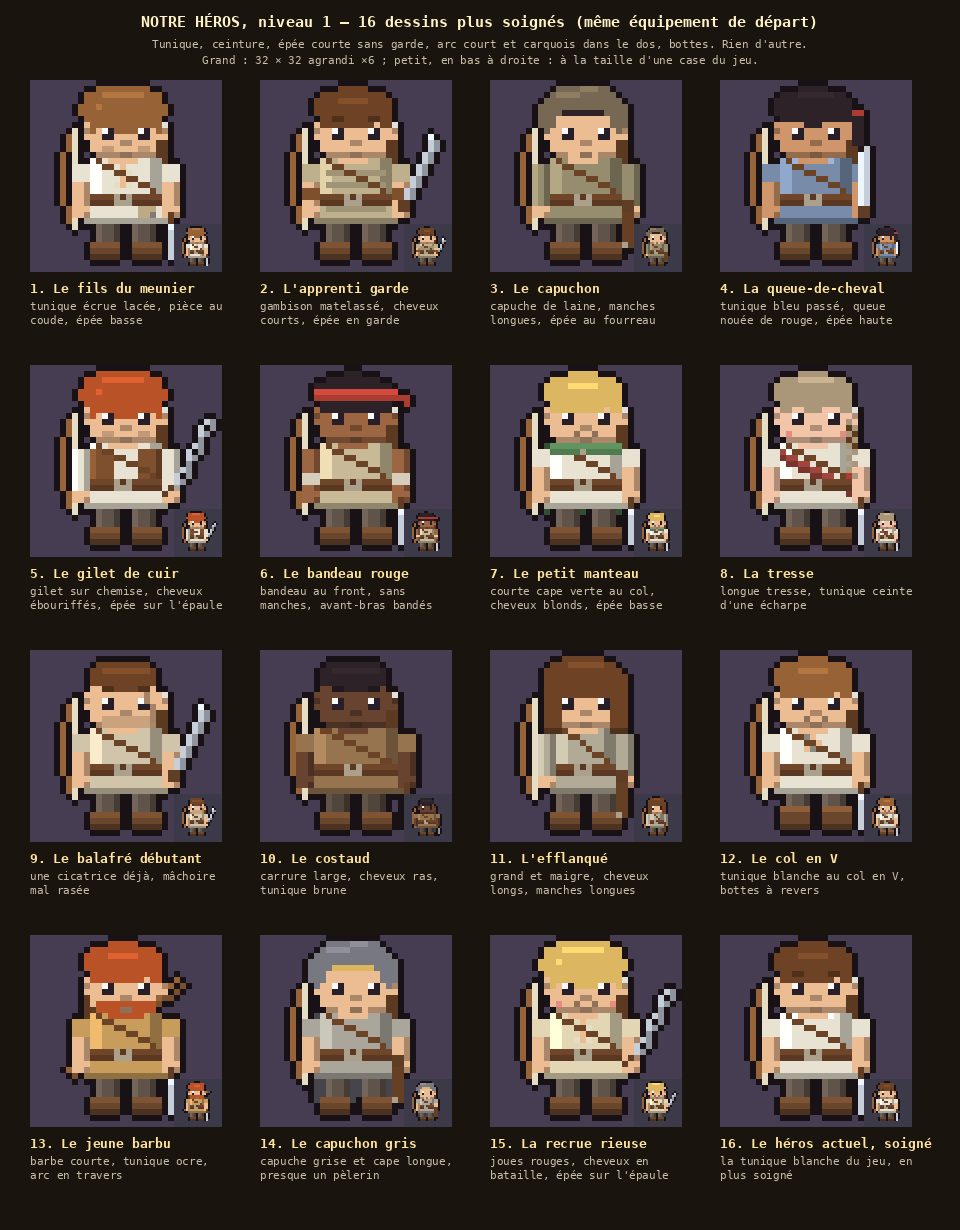

This chart was generated by the following Python code:
"""Planche « héros v9 » (Thomas, 2026-11-14 : « je te demande un design plus soigné de NOTRE héros ; il reste avec peu de
loot, et niveau 1 »). PROPOSITION. Remplace les v7 (variations fades) et v8 (hors sujet : seize autres personnages).

Seize façons de dessiner LE MÊME héros : l'Humain Guerrier du début de partie, niveau 1, avec son équipement de départ
et rien d'autre : tunique, ceinture, épée courte sobre (sans garde), arc court et carquois dans le dos, bottes. Chaque
proposition est un parti pris de dessin (coupe de la tunique, coiffure, carrure, pose, matières, couleurs sourdes),
dessinée plus finement : trois tons par matière, mains, visage, coutures, reflets.
Dessin à 32 × 32 (vue de face légèrement plongeante, grosse tête, contour sombre), puis à la taille du jeu.
  python3 art/heros_v9.py → art/heros_v9.png
"""
import os
import sys

import numpy as np

sys.path.insert(0, os.path.dirname(os.path.abspath(__file__)))
from PIL import Image, ImageDraw  # noqa: E402

from pix import font, outline_mask, up  # noqa: E402

S = 32
OUT = (24, 17, 22)


def k(c, f):
    return tuple(max(0, min(255, round(v * f))) for v in c[:3])


def ramp(c):
    """Trois tons d'une matière : ombre, base, lumière."""
    return k(c, 0.72), tuple(c), k(c, 1.2)


class Canvas:
    def __init__(self):
        self.a = np.zeros((S, S, 4), np.uint8)
        self.after = []  # pixels posés par-dessus le contour (rares)

    def px(self, x, y, c):
        if 0 <= x < S and 0 <= y < S and c is not None:
            self.a[y, x] = tuple(c[:3]) + (255,)

    def rect(self, x, y, w, h, c):
        for yy in range(y, y + h):
            for xx in range(x, x + w):
                self.px(xx, yy, c)

    def line(self, x0, y0, x1, y1, c):
        n = max(abs(x1 - x0), abs(y1 - y0), 1)
        for i in range(n + 1):
            self.px(round(x0 + (x1 - x0) * i / n), round(y0 + (y1 - y0) * i / n), c)

    def ell(self, cx, cy, rx, ry, c):
        for yy in range(int(cy - ry) - 1, int(cy + ry) + 2):
            for xx in range(int(cx - rx) - 1, int(cx + rx) + 2):
                if ((xx + 0.5 - cx) / rx) ** 2 + ((yy + 0.5 - cy) / ry) ** 2 <= 1.0:
                    self.px(xx, yy, c)

    def body_rect(self, x, y, w, h, c, light_left=True):
        """Un volume : base, lumière sur le bord gauche et le haut, ombre à droite et en bas."""
        sh, base, li = ramp(c)
        self.rect(x, y, w, h, base)
        self.rect(x, y, 1, h, li)
        self.rect(x, y, w, 1, li)
        self.rect(x + w - 1, y, 1, h, sh)
        self.rect(x, y + h - 1, w, 1, sh)

    def outline(self):
        m = self.a[..., 3] > 0
        self.a[outline_mask(m)] = OUT + (255,)
        for x, y, c in self.after:
            self.px(x, y, c)

    def img(self):
        return Image.fromarray(self.a, "RGBA")


SKINS = {"clair": (236, 188, 146), "rosé": (242, 196, 168), "hâlé": (206, 150, 106), "brun": (156, 102, 66), "ébène": (104, 68, 48)}
HAIR = {"brun": (110, 66, 36), "châtain": (150, 98, 54), "noir": (44, 34, 40), "roux": (186, 82, 40), "blond": (220, 182, 96), "cendré": (170, 150, 120)}
BLADE = (198, 206, 218)
WOOD = (150, 100, 56)
LEATHER = (126, 80, 46)
STRING = (230, 222, 196)
FLETCH = (226, 226, 220)


def draw_back_gear(c, cfg):
    """Ce qui est derrière le corps : l'arc (courbe), le carquois et ses flèches."""
    side = cfg.get("quiver", "right")
    if side == "right":
        qx = 20
        c.rect(qx, 9, 3, 8, ramp(LEATHER)[0])
        c.rect(qx, 9, 3, 1, ramp(LEATHER)[2])
        for i, fx in enumerate((qx, qx + 1, qx + 2)):
            c.px(fx, 7 + (i % 2), FLETCH)
            c.px(fx, 8, (190, 70, 60) if i == 1 else FLETCH)
    else:
        qx = 9
        c.rect(qx, 9, 3, 8, ramp(LEATHER)[0])
        for i, fx in enumerate((qx, qx + 1, qx + 2)):
            c.px(fx, 7 + (i % 2), FLETCH)
    bow = cfg.get("bow", "left")
    if bow == "left":
        for y in range(8, 25):
            off = round(2.2 * (1 - ((y - 16) / 8.5) ** 2))
            c.px(7 - off, y, WOOD)
        c.line(7, 8, 7, 24, STRING)
    elif bow == "across":
        c.line(6, 22, 24, 7, WOOD)
        c.line(7, 23, 25, 8, k(WOOD, 0.8))


def draw_legs(c, cfg):
    pants = cfg["pants"]
    boots = cfg["boots"]
    sh, base, li = ramp(pants)
    top = cfg.get("hem", 23)
    stance = cfg.get("stance", 1)
    for lx in (12 - stance, 17 + stance - 1):
        c.rect(lx, top, 4, 30 - top, base)
        c.rect(lx, top, 1, 30 - top, li)
        c.rect(lx + 3, top, 1, 30 - top, sh)
    bsh, bbase, bli = ramp(boots)
    bh = cfg.get("boot_h", 3)
    for lx in (12 - stance, 17 + stance - 1):
        c.rect(lx - (1 if lx < 15 else 0), 30 - bh, 5, bh, bbase)
        c.rect(lx - (1 if lx < 15 else 0), 30 - bh, 5, 1, bli)
        c.rect(lx - (1 if lx < 15 else 0), 29, 5, 1, bsh)
        if cfg.get("cuffs"):
            c.rect(lx - (1 if lx < 15 else 0), 30 - bh, 5, 1, k(boots, 1.35))


def draw_torso(c, cfg):
    t = cfg["tunic"]
    sh, base, li = ramp(t)
    cut = cfg.get("cut", "classic")
    top, hem = 13, cfg.get("hem", 23)
    w0, w1 = (10, 21) if cfg.get("build") != "lean" else (11, 20)
    if cfg.get("build") == "stocky":
        w0, w1 = 9, 22
    c.rect(w0, top, w1 - w0 + 1, hem - top + 1, base)
    c.rect(w0, top, 2, hem - top + 1, li)
    c.rect(w1 - 1, top, 2, hem - top + 1, sh)
    # Bas de la tunique : jupe un peu évasée.
    c.rect(w0 - 1, hem - 2, w1 - w0 + 3, 3, base)
    c.rect(w0 - 1, hem, w1 - w0 + 3, 1, sh)
    if cut == "v":
        for i in range(4):
            c.rect(15 - i // 2, top + i, 2 + (i // 2) * 2 - 1, 1, cfg["skin"])
        c.line(14, top, 15, top + 3, k(t, 0.6))
    elif cut == "laced":
        c.rect(15, top, 1, 5, cfg["skin"])
        for y in range(top, top + 5, 2):
            c.px(14, y, STRING)
            c.px(16, y, STRING)
    elif cut == "hood":
        c.rect(w0, top - 1, w1 - w0 + 1, 2, k(t, 0.85))
        c.line(w0 + 1, top, w0 + 3, top + 2, k(t, 0.6))
        c.line(w1 - 1, top, w1 - 3, top + 2, k(t, 0.6))
    elif cut == "collar":
        c.rect(12, top, 7, 1, k(t, 1.3))
    elif cut == "vest":
        vest = cfg.get("vest", LEATHER)
        vsh, vb, vli = ramp(vest)
        c.rect(w0, top + 1, 4, hem - top - 3, vb)
        c.rect(w1 - 3, top + 1, 4, hem - top - 3, vb)
        c.rect(w0, top + 1, 1, hem - top - 3, vli)
        c.rect(w1, top + 1, 1, hem - top - 3, vsh)
    elif cut == "padded":
        for y in range(top + 2, hem, 2):
            c.rect(w0 + 1, y, w1 - w0 - 1, 1, k(t, 0.84))
    elif cut == "sash":
        c.line(w0, top + 1, w1, hem - 3, cfg.get("sash", (150, 50, 50)))
        c.line(w0, top + 2, w1, hem - 2, k(cfg.get("sash", (150, 50, 50)), 0.75))
    if cfg.get("patch"):
        px_, py_ = cfg["patch"]
        c.rect(px_, py_, 3, 3, k(t, 0.8) if t[0] < 200 else (190, 170, 130))
        c.px(px_, py_, k(t, 0.55))
        c.px(px_ + 2, py_ + 2, k(t, 0.55))
    # Ceinture.
    belt = cfg.get("belt", (90, 56, 34))
    by = cfg.get("belt_y", 19)
    c.rect(w0, by, w1 - w0 + 1, 2, belt)
    c.rect(w0, by, w1 - w0 + 1, 1, k(belt, 1.25))
    c.rect(14, by, 3, 2, cfg.get("buckle", (170, 160, 140)))
    c.px(15, by, belt)
    # Bandoulière du carquois.
    if cfg.get("strap", True):
        c.line(w0 + 1, top, w1 - 1, by - 1, k(LEATHER, 0.85))
    # Bras et mains.
    skin = cfg["skin"]
    ssh, sbase, sli = ramp(skin)
    sleeve = cfg.get("sleeve", "short")
    for side, ax in (("l", w0 - 3), ("r", w1 + 1)):
        arm_len = 8
        if sleeve == "long":
            c.rect(ax, top + 1, 3, arm_len - 1, base)
            c.rect(ax, top + 1, 1, arm_len - 1, li if side == "l" else base)
            c.rect(ax + 2, top + 1, 1, arm_len - 1, sh)
        elif sleeve == "short":
            c.rect(ax, top + 1, 3, 3, base)
            c.rect(ax, top + 4, 3, arm_len - 4, sbase)
            c.rect(ax + 2, top + 4, 1, arm_len - 4, ssh)
        else:  # sans manches
            c.rect(ax, top + 1, 3, arm_len - 1, sbase)
            c.rect(ax + 2, top + 1, 1, arm_len - 1, ssh)
        if cfg.get("bracers"):
            c.rect(ax, top + arm_len - 3, 3, 2, cfg.get("bracer_c", LEATHER))
        c.rect(ax, top + arm_len, 3, 2, sbase)  # main
        c.px(ax + 2, top + arm_len + 1, ssh)


def draw_sword(c, cfg):
    pose = cfg.get("pose", "down")
    hand_x = 23 if cfg.get("build") != "stocky" else 24
    if cfg.get("build") == "lean":
        hand_x = 22
    sh, base, li = ramp(BLADE)
    grip = cfg.get("grip", (96, 62, 38))
    if pose == "down":
        c.rect(hand_x, 22, 1, 2, grip)
        c.rect(hand_x, 24, 1, 6, base)
        c.rect(hand_x + 1, 24, 1, 5, sh)
        c.px(hand_x, 24, li)
    elif pose == "up":
        c.rect(hand_x, 21, 2, 2, grip)
        c.rect(hand_x, 12, 2, 9, base)
        c.rect(hand_x, 12, 1, 9, li)
        c.px(hand_x + 1, 11, base)
    elif pose == "shoulder":
        c.line(hand_x, 20, hand_x - 1, 21, grip)
        c.line(hand_x + 1, 19, hand_x + 6, 9, base)
        c.line(hand_x + 2, 19, hand_x + 7, 9, sh)
    elif pose == "sheath":
        c.rect(hand_x - 1, 20, 2, 2, grip)
        c.rect(hand_x - 1, 22, 2, 6, k(LEATHER, 0.8))
        c.px(hand_x - 1, 27, (170, 160, 140))
    elif pose == "guard":
        # En garde : la lame part vers le haut et l'extérieur, devant l'épaule.
        c.rect(hand_x, 20, 2, 2, grip)
        c.line(hand_x + 1, 19, hand_x + 5, 10, base)
        c.line(hand_x + 2, 19, hand_x + 6, 10, sh)
        c.px(hand_x + 5, 9, li)


def draw_head(c, cfg):
    skin = cfg["skin"]
    ssh, sbase, sli = ramp(skin)
    cx = 15.5
    hw = cfg.get("head_w", 6.2)
    c.ell(cx, 8.2, hw, 5.6, sbase)
    # Ombre sous la mâchoire et oreilles.
    c.rect(11, 12, 10, 1, ssh)
    c.px(9, 8, ssh)
    c.px(22, 8, ssh)
    c.px(9, 9, sbase)
    c.px(22, 9, sbase)
    # Cheveux.
    hair = cfg["hair"]
    hsh, hb, hli = ramp(hair)
    style = cfg.get("style", "short")
    if style == "short":
        c.ell(cx, 4.6, 6.6, 3.4, hb)
        c.rect(10, 4, 2, 4, hb)
        c.rect(20, 4, 2, 4, hb)
        c.rect(13, 6, 4, 1, hb)
        c.line(13, 3, 17, 3, hli)
    elif style == "mop":
        c.ell(cx, 4.8, 7.4, 4.0, hb)
        for x in (10, 12, 14, 17, 19, 21):
            c.px(x, 8, hb)
            c.px(x, 7, hb)
        c.line(12, 2, 18, 2, hli)
        c.px(11, 4, hli)
    elif style == "tail":
        c.ell(cx, 4.4, 6.6, 3.2, hb)
        c.rect(10, 4, 2, 3, hb)
        c.rect(20, 4, 2, 3, hb)
        c.rect(22, 5, 2, 6, hb)
        c.px(23, 11, hsh)
        c.rect(22, 5, 2, 1, (170, 60, 50))
        c.line(13, 2, 18, 2, hli)
    elif style == "cropped":
        c.ell(cx, 4.4, 6.0, 2.6, hb)
        c.line(12, 3, 19, 3, hli)
    elif style == "long":
        c.ell(cx, 4.6, 7.0, 3.6, hb)
        c.rect(9, 4, 3, 10, hb)
        c.rect(20, 4, 3, 10, hb)
        c.rect(9, 13, 3, 1, hsh)
        c.rect(20, 13, 3, 1, hsh)
        c.line(13, 2, 18, 2, hli)
    elif style == "braid":
        c.ell(cx, 4.4, 6.6, 3.2, hb)
        c.rect(10, 4, 2, 4, hb)
        c.rect(20, 4, 2, 4, hb)
        for y in range(9, 18, 2):
            c.px(21, y, hb)
            c.px(22, y + 1, hb)
        c.px(21, 18, (170, 60, 50))
        c.line(13, 2, 18, 2, hli)
    elif style == "hood":
        hood = cfg.get("hood_c", (110, 100, 80))
        c.ell(cx, 6.0, 7.6, 5.4, hood)
        c.ell(cx, 8.8, 5.2, 4.2, sbase)
        c.rect(12, 5, 7, 1, hb)
        c.line(11, 2, 17, 1, k(hood, 1.2))
    elif style == "bandana":
        c.ell(cx, 4.8, 6.6, 3.4, hb)
        c.rect(10, 4, 2, 4, hb)
        c.rect(20, 4, 2, 4, hb)
        band = cfg.get("band", (170, 60, 50))
        c.rect(9, 4, 14, 2, band)
        c.rect(9, 4, 14, 1, k(band, 1.25))
        c.rect(22, 5, 3, 1, band)
        c.px(24, 6, band)
    elif style == "bald":
        c.line(12, 3, 18, 3, sli)
        c.rect(9, 7, 1, 2, hb)
        c.rect(22, 7, 1, 2, hb)
    # Visage.
    ey = cfg.get("eye_y", 8)
    eye = cfg.get("eye", (40, 30, 40))
    c.rect(12, ey, 2, 2, eye)
    c.rect(18, ey, 2, 2, eye)
    c.px(12, ey, (250, 250, 250))
    c.px(18, ey, (250, 250, 250))
    if cfg.get("brows"):
        c.rect(12, ey - 2, 2, 1, hsh)
        c.rect(18, ey - 2, 2, 1, hsh)
    c.px(15, ey + 2, ssh)
    c.px(16, ey + 2, ssh)  # nez
    mouth = cfg.get("mouth", "line")
    if mouth == "line":
        c.rect(15, ey + 4, 2, 1, k(skin, 0.6))
    elif mouth == "smile":
        c.px(14, ey + 3, k(skin, 0.6))
        c.rect(15, ey + 4, 2, 1, k(skin, 0.6))
        c.px(17, ey + 3, k(skin, 0.6))
    if cfg.get("freckles"):
        for x in (12, 13, 18, 19):
            c.px(x, ey + 3, k(skin, 0.82))
    if cfg.get("blush"):
        c.px(11, ey + 3, (232, 140, 130))
        c.px(20, ey + 3, (232, 140, 130))
    if cfg.get("scar"):
        c.line(19, ey - 1, 20, ey + 3, k(skin, 0.7))
    if cfg.get("stubble"):
        c.rect(12, 11, 8, 2, k(skin, 0.86))
    if cfg.get("beard"):
        c.rect(11, 11, 10, 2, hb)
        c.rect(13, 13, 6, 1, hb)
        c.rect(15, ey + 4, 2, 1, k(skin, 0.6))
    if cfg.get("cape_collar"):
        cap = cfg["cape_collar"]
        c.rect(10, 13, 12, 2, cap)
        c.rect(10, 13, 12, 1, k(cap, 1.2))
        c.px(15, 14, (170, 160, 140))


def draw_cape(c, cfg):
    if not cfg.get("cape"):
        return
    cap = cfg["cape"]
    sh, base, li = ramp(cap)
    c.rect(9, 13, 14, cfg.get("cape_len", 12), sh)
    for x in range(9, 23, 3):
        c.px(x, 13 + cfg.get("cape_len", 12), sh)


def hero(cfg):
    c = Canvas()
    draw_cape(c, cfg)
    draw_back_gear(c, cfg)
    draw_legs(c, cfg)
    draw_torso(c, cfg)
    draw_head(c, cfg)
    draw_sword(c, cfg)
    c.outline()
    return c


BASE = dict(skin=SKINS["clair"], hair=HAIR["brun"], tunic=(232, 226, 210), pants=(96, 84, 74), boots=(106, 70, 44))

VARIANTS = [
    ("1. Le fils du meunier", "tunique écrue lacée, pièce au coude, épée basse",
     dict(cut="laced", patch=(18, 20), style="mop", hair=HAIR["châtain"], freckles=True)),
    ("2. L'apprenti garde", "gambison matelassé, cheveux courts, épée en garde",
     dict(cut="padded", tunic=(190, 176, 140), style="short", pose="guard", brows=True, bracers=True)),
    ("3. Le capuchon", "capuche de laine, manches longues, épée au fourreau",
     dict(style="hood", hood_c=(118, 104, 82), sleeve="long", tunic=(150, 140, 110), pose="sheath", hair=HAIR["noir"])),
    ("4. La queue-de-cheval", "tunique bleu passé, queue nouée de rouge, épée haute",
     dict(style="tail", tunic=(120, 140, 170), pose="up", skin=SKINS["hâlé"], hair=HAIR["noir"], cut="collar")),
    ("5. Le gilet de cuir", "gilet sur chemise, cheveux ébouriffés, épée sur l'épaule",
     dict(cut="vest", style="mop", pose="shoulder", hair=HAIR["roux"], freckles=True, sleeve="long")),
    ("6. Le bandeau rouge", "bandeau au front, sans manches, avant-bras bandés",
     dict(style="bandana", sleeve="none", bracers=True, bracer_c=(214, 206, 186), skin=SKINS["brun"], hair=HAIR["noir"], tunic=(200, 186, 150))),
    ("7. Le petit manteau", "courte cape verte au col, cheveux blonds, épée basse",
     dict(cape=(70, 110, 70), cape_collar=(80, 124, 80), style="short", hair=HAIR["blond"], cape_len=11, mouth="smile")),
    ("8. La tresse", "longue tresse, tunique ceinte d'une écharpe",
     dict(style="braid", cut="sash", sash=(160, 70, 60), skin=SKINS["rosé"], hair=HAIR["cendré"], blush=True)),
    ("9. Le balafré débutant", "une cicatrice déjà, mâchoire mal rasée",
     dict(scar=True, stubble=True, style="cropped", hair=HAIR["brun"], brows=True, tunic=(208, 196, 170), pose="guard")),
    ("10. Le costaud", "carrure large, cheveux ras, tunique brune",
     dict(build="stocky", style="cropped", tunic=(150, 116, 80), pants=(80, 70, 60), hair=HAIR["noir"], skin=SKINS["ébène"], brows=True)),
    ("11. L'efflanqué", "grand et maigre, cheveux longs, manches longues",
     dict(build="lean", style="long", sleeve="long", tunic=(176, 170, 150), hair=HAIR["brun"], pose="sheath")),
    ("12. Le col en V", "tunique blanche au col en V, bottes à revers",
     dict(cut="v", cuffs=True, style="short", hair=HAIR["châtain"], mouth="smile", boot_h=4)),
    ("13. Le jeune barbu", "barbe courte, tunique ocre, arc en travers",
     dict(beard=True, style="short", hair=HAIR["roux"], tunic=(200, 156, 90), bow="across", quiver="left")),
    ("14. Le capuchon gris", "capuche grise et cape longue, presque un pèlerin",
     dict(style="hood", hood_c=(120, 120, 128), cape=(96, 96, 104), cape_len=14, tunic=(170, 166, 156), pose="sheath", hair=HAIR["blond"])),
    ("15. La recrue rieuse", "joues rouges, cheveux en bataille, épée sur l'épaule",
     dict(style="mop", hair=HAIR["blond"], blush=True, mouth="smile", pose="shoulder", tunic=(226, 214, 180), cut="laced")),
    ("16. Le héros actuel, soigné", "la tunique blanche du jeu, en plus soigné",
     dict(cut="collar", style="short", hair=HAIR["brun"], brows=True)),
]


def main():
    cols, cw, ch = 4, 230, 285
    W = 40 + cols * cw
    rows = (len(VARIANTS) + cols - 1) // cols
    sheet = Image.new("RGB", (W, 90 + rows * ch), (26, 20, 14))
    d = ImageDraw.Draw(sheet)
    d.text((W // 2, 22), "NOTRE HÉROS, niveau 1 — 16 dessins plus soignés (même équipement de départ)", fill=(255, 243, 200), font=font(15), anchor="mm")
    d.text((W // 2, 44), "Tunique, ceinture, épée courte sans garde, arc court et carquois dans le dos, bottes. Rien d'autre.", fill=(200, 190, 170), font=font(11, False), anchor="mm")
    d.text((W // 2, 60), "Grand : 32 × 32 agrandi ×6 ; petit, en bas à droite : à la taille d'une case du jeu.", fill=(200, 190, 170), font=font(11, False), anchor="mm")
    for i, (name, sub, over) in enumerate(VARIANTS):
        cfg = dict(BASE)
        cfg.update(over)
        im = hero(cfg).img()
        x = 30 + (i % cols) * cw
        y = 80 + (i // cols) * ch
        big = up(im, 6)
        sheet.paste((70, 61, 82), (x, y, x + big.width, y + big.height))
        sheet.paste(big, (x, y), big)
        small = im.resize((21, 21), Image.NEAREST)
        tile = Image.new("RGBA", (24, 24), (60, 58, 72, 255))
        tile.alpha_composite(small, (1, 1))
        sheet.paste(up(tile, 2), (x + big.width - 48, y + big.height - 48))
        d.text((x, y + big.height + 8), name, fill=(255, 228, 160), font=font(13))
        words, lines_, cur = sub.split(), [], ""
        for w in words:
            if len(cur) + len(w) + 1 > 30:
                lines_.append(cur)
                cur = w
            else:
                cur = (cur + " " + w).strip()
        lines_.append(cur)
        for j, l in enumerate(lines_):
            d.text((x, y + big.height + 27 + j * 14), l, fill=(200, 190, 170), font=font(11, False))
    out = os.path.join(os.path.dirname(os.path.abspath(__file__)), "heros_v9.png")
    sheet.save(out)
    print("art/heros_v9.png", sheet.size)


if __name__ == "__main__":
    main()
